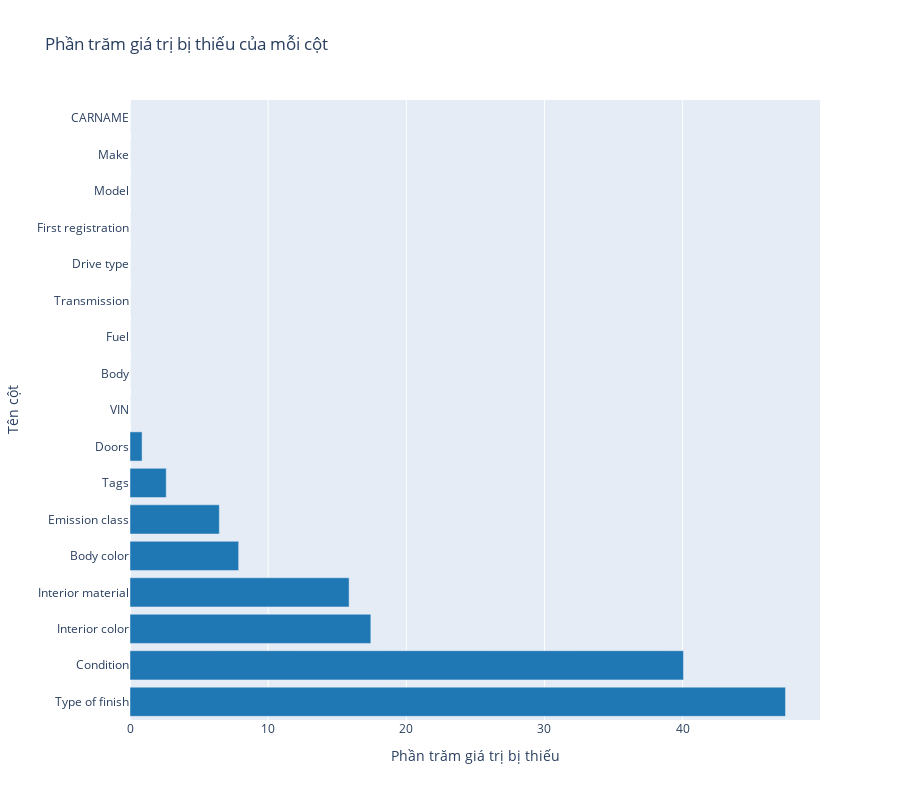

Notebook code cell kept with this figure:
### Markdown cell above
Chúng ta sẽ xem xét các cột categorical xem tỉ lệ missing value của các cột này như thế nào?

### Code cell
# Lấy ra các cột object xem tỉ lệ misisng value
cate_col = df.select_dtypes(include=['object']).columns

# Tính tỉ lệ mising của mỗi cột
missing_values = (df[cate_col].isnull().mean() * 100)
missing_values = missing_values.sort_values(ascending=True)

fig = go.Figure(data=[go.Bar(
    y=missing_values.index,
    x=missing_values.values,
    orientation='h',
    marker_color='#1f77b4'
)])

fig.update_layout(
    title_text='Phần trăm giá trị bị thiếu của mỗi cột',
    xaxis_title='Phần trăm giá trị bị thiếu',
    yaxis_title='Tên cột',
    yaxis={'autorange': 'reversed'},
    height=800
)

fig.show()

### Figure 1 — Plotly figure (JSON) as saved in the notebook; plotly's stock layout.template omitted (floating-point values rounded to 4 significant figures)
{"data": [{"marker": {"color": "#1f77b4"}, "orientation": "h", "type": "bar", "x": [0, 0, 0, 0, 0, 0, 0, 0, 0, 0.8737, 2.621, 6.466, 7.864, 15.86, 17.43, 40.06, 47.44], "y": ["CARNAME", "Make", "Model", "First registration", "Drive type", "Transmission", "Fuel", "Body", "VIN", "Doors", "Tags", "Emission class", "Body color", "Interior material", "Interior color", "Condition", "Type of finish"]}], "layout": {"height": 800, "title": {"text": "Phần trăm giá trị bị thiếu của mỗi cột"}, "xaxis": {"title": {"text": "Phần trăm giá trị bị thiếu"}}, "yaxis": {"autorange": "reversed", "title": {"text": "Tên cột"}}}}
